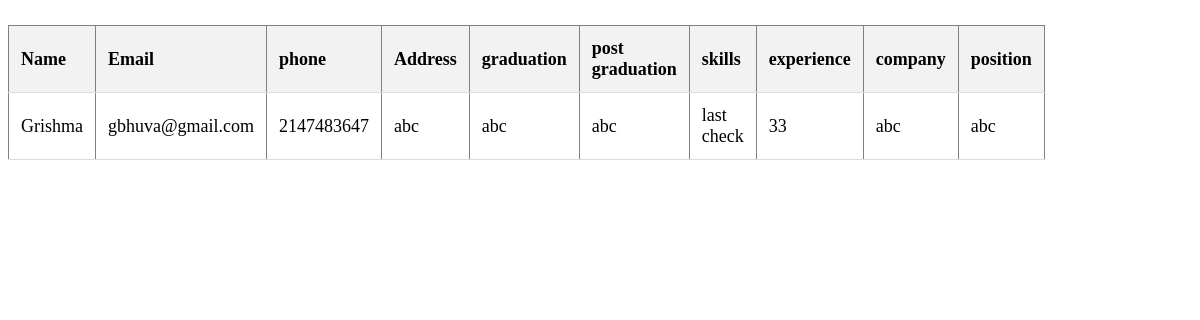
The page /user/fetchdata.php on the database its author committed.
### tables this page shows
CREATE TABLE `tbl_resume` (
  `ID` int(11) NOT NULL,
  `name` varchar(255) NOT NULL,
  `email` varchar(90) NOT NULL,
  `phone` int(11) NOT NULL,
  `address` text NOT NULL,
  `graduation` varchar(90) NOT NULL,
  `post graduation` varchar(90) NOT NULL,
  `skills` text NOT NULL,
  `experience` varchar(90) NOT NULL,
  `company` varchar(90) NOT NULL,
  `position` varchar(90) NOT NULL,
  `status` int(11) NOT NULL
);

### user/fetchdata.php (the view, shortened to what this page needs)
<html>
    <head>
</head>
<?php
$servername = "localhost";
$username = "root";
$password = "";
$dbname = "db_careerhub";
$conn = new mysqli($servername, $username, $password, $dbname);
$sql = "SELECT * FROM tbl_resume";
$result = $conn->query($sql);
if ($result->num_rows > 0) {
    echo "<table border='1'>
            <tr>
                <th>Name</th>
                <th>Email</th>
                <th>phone</th>
                 <th>Address</th>
                <th>graduation</th>
                <th>post graduation</th>
                <th>skills</th>
                 <th>experience</th>
                <th>company</th>
                <th>position</th>
            </tr>";
    while($row = $result->fetch_assoc()) {
        echo "<tr>
                <td>" . $row["name"] . "</td>
                <td>" . $row["email"] . "</td>
                <td>" . $row["phone"] . "</td>
                <td>" . $row["address"] . "</td>
                <td>" . $row["graduation"] . "</td>
                <td>" . $row["post graduation"] . "</td>
                <td>" . $row["skills"] . "</td>
                <td>" . $row["experience"] . "</td>
                <td>" . $row["company"] . "</td>
                <td>" . $row["position"] . "</td>
             </tr>";
    }
    echo "</table>";
} else {
    echo "0 results";
}
?>
</html>

### user/fetchdata.php (style rules this page uses)
table { width: 50%; border-collapse: collapse; margin: 25px 0; font-size: 18px; text-align: left; }
th, td { padding: 12px; border-bottom: 1px solid #ddd; }
th { background-color: #f2f2f2; }

### rows shown on the page
tbl_resume: name "Grishma", email "gbhuva@gmail.com", phone "2147483647", address "abc", graduation "abc", post graduation "abc", skills "last check", experience "33", company "abc", position "abc"
